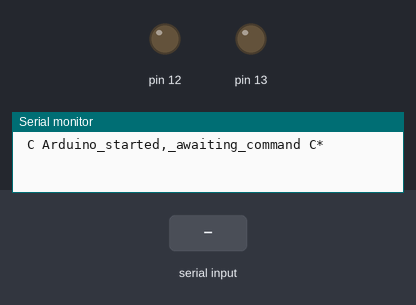
Bench run of a sketch on a simulated Arduino Uno, built with avr-gcc and run on an emulated ATmega328P. On the bench: output pins drawn as LEDs (lit = HIGH), the last lines printed to the serial monitor. Inputs (shaded band) come from the test bench.

Above: at 1.2 s.
1.3 s: "90,45\n" received over Serial
At 2.7 s:
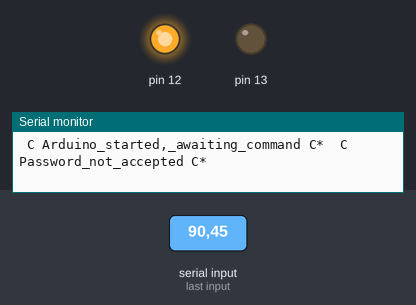
Timing chart, 0 to 4.3 s (numbered marks = the images above; inputs shaded):
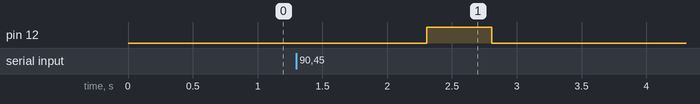

The sketch:

Bluetooth_Java.ino
```cpp
  String command = "";
  String received = "";

  String truePassword = "David";
  String PWDstring = "PWD";
  String testPassword = "noPassword";
  String comPassword = "noPassword";

  String CMDstring = "CMD";
  String restartCommand = "stop";
  String iterationCommand = "rate";

  boolean run = false;

  //Initial iteration speed
  int iteration = 10000;

  void setup() {

    pinMode(13, OUTPUT);
    pinMode(12, OUTPUT);

    Serial.begin(9600);

    toSerial( "Arduino_started,_awaiting_command", "C" );

   }

  //Outer loop
  void loop() {

    //Try reading incoming trafic for password
    if( Serial.available() ){

        received = Serial.readString();

        //Command, should be "PWD"
        command = received.substring(0,3);

        //Password, should be "David"
        testPassword = received.substring(4,received.length());

    if( command.equals(PWDstring) && testPassword.equals(truePassword) ){

           //If logic is true, command and password is correc

           toSerial( "Password_accepted", "C" );

           //run is set to true as a mean to start/stup inner loop
           run = true;

           blinkLED(0,500,12);

      //Inner loop
      while(run){

        //Read from analog pin 5
        int val = analogRead(5);

        //Send value to client, port S
        toSerial( String(val) , "S" );

        blinkLED(iteration-100,100,13);

           //Try reading incoming trafic for commands
          if( Serial.available() ){

                received = Serial.readString();

                //Command should be "CMD"
                command = received.substring(0,3);

              if(command.equals(CMDstring)){

                //Command should be "stop" or "rate"
                String subcommand = received.substring(4,8);

              if(subcommand.equals(restartCommand)){

                //Exit inner loop
                run = false;
                //reset password
                testPassword = comPassword;

                toSerial( "Process_stopped" , "C" );

                blinkLED(0,500,12);

             }else if(subcommand.equals(iterationCommand)){

               //Extract and update iteration speed
               iteration = received.substring(9,received.length()).toInt();

               toSerial( "Iteration_speed_" +  String(iteration), "C" );

               blinkLED(0,500,12);

            }else{

              toSerial( "Incorrect_subcommand", "C" );

            }

          }else{

          toSerial( "Incorrect_command", "C" );

          }
        }
      }

    }else if(!testPassword.equals(comPassword) ){

           toSerial( "Password_not_accepted", "C" );

           testPassword = comPassword;

           blinkLED(0,500,12);
    }
  }

    delay(100);
}

   //Led initiator and iteration delay
   void blinkLED(int pre , int post, int pin){

        delay(pre);
        digitalWrite(pin, HIGH);
        delay(post);
        digitalWrite(pin, LOW);
   }

   //Send data and comments to client
   void toSerial(String val, String prefix){

     Serial.print( " " + prefix + " " + val + " " + prefix + "* " ) ;
  }
```

Measured:
- after the input at 1.3 s, pin 12: LOW → HIGH after 1.0 s, → LOW 0.50 s later
